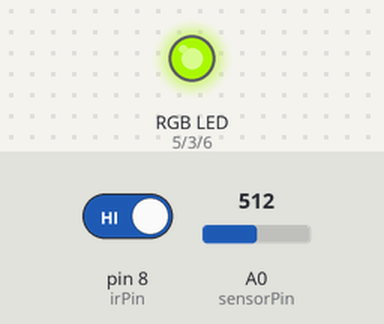
This sketch was run on a simulated Arduino Uno, built with avr-gcc and run on an emulated ATmega328P. Parts: an RGB LED mixed from three pins (HIGH = lit). Inputs (shaded band) come from the test bench; at power-on: A0 (sensorPin) = 512, pin 8 (irPin) HIGH. Dim RGB values are drawn brighter than linear; random numbers use the default seed unless the sketch sets one.

Above: at 9.5 s.
9.6 s: A0 (sensorPin) set to 490
At 17.9 s:
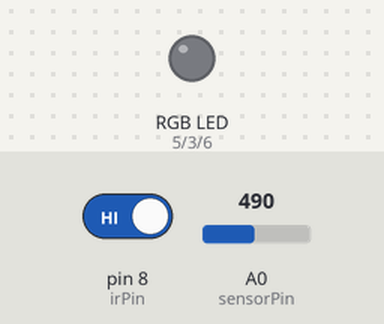
18.3 s: A0 (sensorPin) set to 507
At 26.9 s:
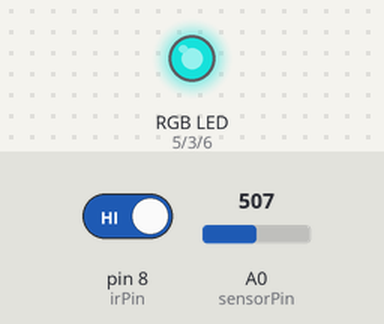
27.0 s: pin 8 (irPin) driven LOW
35.7 s: pin 8 (irPin) driven HIGH
At 35.88 s:
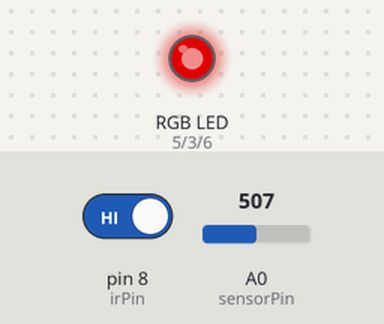
44.4 s: A0 (sensorPin) set to 306
53.1 s: A0 (sensorPin) set to 510
At 53.64 s:
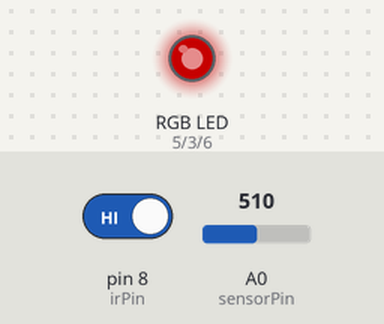
Timing chart, 0 to 70.0 s (numbered marks = the images above; inputs shaded):
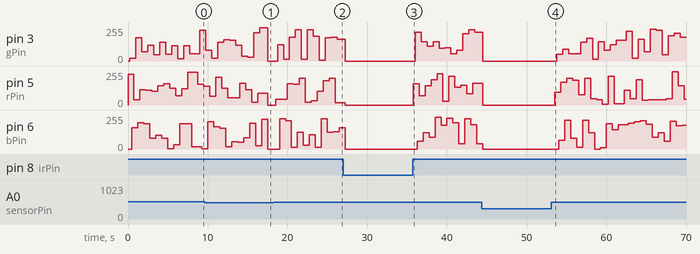

The sketch:

led.ino
```cpp
/*
 * led
 *
 *  Created on: Oct 1, 2021
 *      Author: crazy-luke
 */
#define irPin 8
#define sensorPin A0
#define rPin 5
#define gPin 3
#define bPin 6

const bool DEBUG = false;
bool iroutput;
int light;

void setup() {
  pinMode(rPin,OUTPUT);
  pinMode(gPin,OUTPUT);
  pinMode(bPin,OUTPUT);
  pinMode(irPin, INPUT);
  Serial.begin(9600);
}

void loop() {
  // put your main code here, to run repeatedly:
  light = analogRead(sensorPin);
  iroutput = digitalRead(irPin);
  if(light>=500 && iroutput>0){
    flash();
  }else{
    lightoff();
  }
  if(DEBUG){
    Serial.println(F("-----------------------------"));
    Serial.println(light);
    Serial.println(iroutput);
    Serial.println(F("-----------------------------"));
  }
  delay(500);
}

void flash(){
  for(int a = 0;a<=10;a++){
    int r = random(0,255);
    analogWrite(rPin,r);
    delay(250);
    int g = random(0,255);
    analogWrite(gPin,g);
    delay(250);
    int b = random(0,255);
    analogWrite(bPin,b);
    delay(250);
  }
}

void lightoff(){
  analogWrite(rPin,0);
  analogWrite(gPin,0);
  analogWrite(bPin,0);
}
```

Measured:
- the behaviour switches between 499 and 500 on A0 (sensorPin) (found by bisection; images 1 and 2)
- after the input at 35.7 s, pin 3 (gPin): 0/255 → 216/255 after 0.31 s, → 143/255 0.75 s later, → 112/255 0.75 s later, → 144/255 0.75 s later, … (11 changes in this stretch); pin 5 (rPin): 0/255 → 159/255 after 0.06 s, → 71/255 0.75 s later, → 143/255 0.75 s later, → 189/255 0.75 s later, … (11 changes in this stretch)
